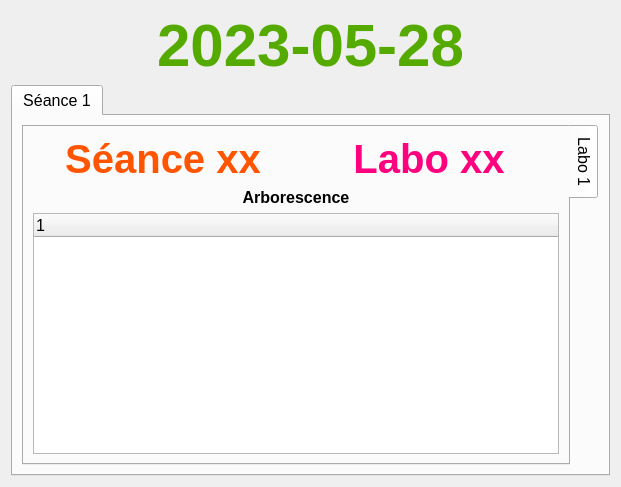
<?xml version="1.0" encoding="UTF-8"?>
<ui version="4.0">
 <class>Dialog</class>
 <widget class="QDialog" name="Dialog">
  <property name="geometry">
   <rect>
    <x>0</x>
    <y>0</y>
    <width>621</width>
    <height>487</height>
   </rect>
  </property>
  <property name="font">
   <font>
    <pointsize>12</pointsize>
   </font>
  </property>
  <property name="windowTitle">
   <string>Dialog</string>
  </property>
  <layout class="QGridLayout" name="gridLayout" columnstretch="0,0">
   <item row="0" column="0" colspan="2">
    <widget class="QLabel" name="txtDate">
     <property name="styleSheet">
      <string notr="true">font-size: 60px;
font-weight: bold;
color: rgb(85, 170, 0);</string>
     </property>
     <property name="text">
      <string>2023-05-28</string>
     </property>
     <property name="alignment">
      <set>Qt::AlignCenter</set>
     </property>
    </widget>
   </item>
   <item row="1" column="0" colspan="2">
    <widget class="QTabWidget" name="tabSeances">
     <property name="tabShape">
      <enum>QTabWidget::Rounded</enum>
     </property>
     <property name="currentIndex">
      <number>0</number>
     </property>
     <property name="elideMode">
      <enum>Qt::ElideLeft</enum>
     </property>
     <property name="documentMode">
      <bool>false</bool>
     </property>
     <property name="tabsClosable">
      <bool>false</bool>
     </property>
     <property name="tabBarAutoHide">
      <bool>false</bool>
     </property>
     <widget class="QWidget" name="tabSeance1">
      <attribute name="title">
       <string>Séance 1</string>
      </attribute>
      <layout class="QGridLayout" name="gridLayout_2">
       <item row="0" column="0" colspan="2">
        <widget class="QTabWidget" name="tabLabos">
         <property name="tabPosition">
          <enum>QTabWidget::East</enum>
         </property>
         <property name="currentIndex">
          <number>0</number>
         </property>
         <widget class="QWidget" name="tabLabo1">
          <attribute name="title">
           <string>Labo 1</string>
          </attribute>
          <layout class="QGridLayout" name="gridLayout_3">
           <item row="0" column="0">
            <widget class="QLabel" name="txtSeance">
             <property name="styleSheet">
              <string notr="true">font-size: 40px;
font-weight: bold;
color: rgb(255, 85, 0);</string>
             </property>
             <property name="text">
              <string>Séance xx</string>
             </property>
             <property name="alignment">
              <set>Qt::AlignCenter</set>
             </property>
            </widget>
           </item>
           <item row="0" column="1">
            <widget class="QLabel" name="txtLabo">
             <property name="styleSheet">
              <string notr="true">font-size: 40px;
font-weight: bold;
color: rgb(255, 0, 127);</string>
             </property>
             <property name="text">
              <string>Labo xx</string>
             </property>
             <property name="alignment">
              <set>Qt::AlignCenter</set>
             </property>
            </widget>
           </item>
           <item row="1" column="0" colspan="2">
            <widget class="QLabel" name="lblArb">
             <property name="styleSheet">
              <string notr="true">font-weight: bold;
font-size: 12pt;</string>
             </property>
             <property name="text">
              <string>Arborescence</string>
             </property>
             <property name="alignment">
              <set>Qt::AlignCenter</set>
             </property>
            </widget>
           </item>
           <item row="2" column="0" colspan="2">
            <widget class="QTreeWidget" name="treeWidget">
             <column>
              <property name="text">
               <string notr="true">1</string>
              </property>
             </column>
            </widget>
           </item>
          </layout>
         </widget>
        </widget>
       </item>
      </layout>
     </widget>
    </widget>
   </item>
  </layout>
 </widget>
 <resources/>
 <connections/>
</ui>
